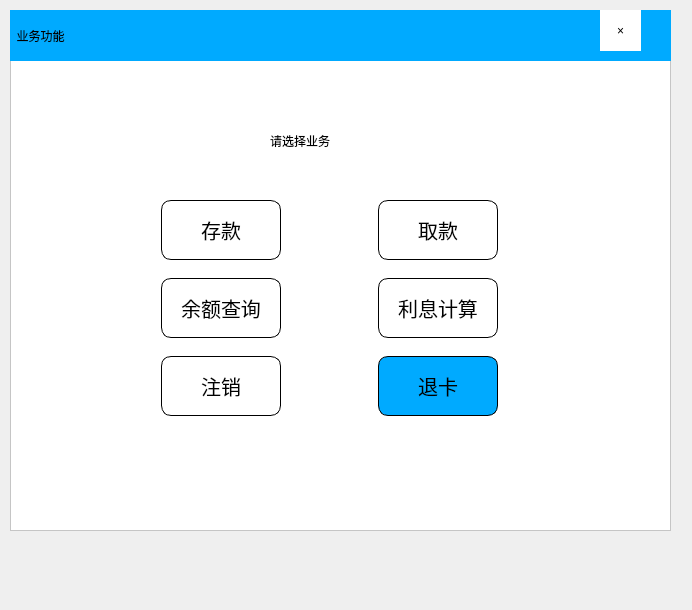
<?xml version="1.0" encoding="UTF-8"?>
<ui version="4.0">
 <class>Dialog</class>
 <widget class="QDialog" name="Dialog">
  <property name="geometry">
   <rect>
    <x>0</x>
    <y>0</y>
    <width>692</width>
    <height>610</height>
   </rect>
  </property>
  <property name="windowTitle">
   <string>Dialog</string>
  </property>
  <widget class="QFrame" name="frame">
   <property name="geometry">
    <rect>
     <x>10</x>
     <y>10</y>
     <width>661</width>
     <height>521</height>
    </rect>
   </property>
   <property name="styleSheet">
    <string notr="true">background-color: rgb(255, 255, 255);</string>
   </property>
   <property name="frameShape">
    <enum>QFrame::StyledPanel</enum>
   </property>
   <property name="frameShadow">
    <enum>QFrame::Raised</enum>
   </property>
   <widget class="QLabel" name="label">
    <property name="geometry">
     <rect>
      <x>0</x>
      <y>0</y>
      <width>661</width>
      <height>51</height>
     </rect>
    </property>
    <property name="styleSheet">
     <string notr="true">background-color: rgb(0, 170, 255);
font: 16pt &quot;黑体&quot;;</string>
    </property>
    <property name="text">
     <string>  业务功能</string>
    </property>
   </widget>
   <widget class="QWidget" name="gridWidget" native="true">
    <property name="geometry">
     <rect>
      <x>150</x>
      <y>130</y>
      <width>431</width>
      <height>291</height>
     </rect>
    </property>
    <property name="minimumSize">
     <size>
      <width>15</width>
      <height>15</height>
     </size>
    </property>
    <property name="styleSheet">
     <string notr="true">QPushButton{
font:20px;
border-radius:10px;
border:1px solid black;}</string>
    </property>
    <widget class="QPushButton" name="cunkuan">
     <property name="geometry">
      <rect>
       <x>1</x>
       <y>60</y>
       <width>120</width>
       <height>60</height>
      </rect>
     </property>
     <property name="minimumSize">
      <size>
       <width>120</width>
       <height>60</height>
      </size>
     </property>
     <property name="maximumSize">
      <size>
       <width>120</width>
       <height>60</height>
      </size>
     </property>
     <property name="text">
      <string>存款</string>
     </property>
    </widget>
    <widget class="QPushButton" name="chaxun">
     <property name="geometry">
      <rect>
       <x>1</x>
       <y>138</y>
       <width>120</width>
       <height>60</height>
      </rect>
     </property>
     <property name="minimumSize">
      <size>
       <width>120</width>
       <height>60</height>
      </size>
     </property>
     <property name="text">
      <string>余额查询</string>
     </property>
    </widget>
    <widget class="QPushButton" name="zhuxiao">
     <property name="geometry">
      <rect>
       <x>1</x>
       <y>216</y>
       <width>120</width>
       <height>60</height>
      </rect>
     </property>
     <property name="minimumSize">
      <size>
       <width>120</width>
       <height>60</height>
      </size>
     </property>
     <property name="text">
      <string>注销</string>
     </property>
    </widget>
    <widget class="QPushButton" name="qukuan">
     <property name="geometry">
      <rect>
       <x>218</x>
       <y>60</y>
       <width>120</width>
       <height>60</height>
      </rect>
     </property>
     <property name="minimumSize">
      <size>
       <width>120</width>
       <height>60</height>
      </size>
     </property>
     <property name="text">
      <string>取款</string>
     </property>
    </widget>
    <widget class="QPushButton" name="jisuan">
     <property name="geometry">
      <rect>
       <x>218</x>
       <y>138</y>
       <width>120</width>
       <height>60</height>
      </rect>
     </property>
     <property name="minimumSize">
      <size>
       <width>120</width>
       <height>60</height>
      </size>
     </property>
     <property name="text">
      <string>利息计算</string>
     </property>
    </widget>
    <widget class="QPushButton" name="tuika">
     <property name="geometry">
      <rect>
       <x>218</x>
       <y>216</y>
       <width>120</width>
       <height>60</height>
      </rect>
     </property>
     <property name="minimumSize">
      <size>
       <width>120</width>
       <height>60</height>
      </size>
     </property>
     <property name="styleSheet">
      <string notr="true">background-color: rgb(0, 170, 255);</string>
     </property>
     <property name="text">
      <string>退卡</string>
     </property>
    </widget>
   </widget>
   <widget class="QLabel" name="label_2">
    <property name="geometry">
     <rect>
      <x>260</x>
      <y>100</y>
      <width>141</width>
      <height>61</height>
     </rect>
    </property>
    <property name="styleSheet">
     <string notr="true">font: 25 14pt &quot;黑体&quot;;</string>
    </property>
    <property name="text">
     <string>请选择业务</string>
    </property>
   </widget>
   <widget class="QToolButton" name="close">
    <property name="geometry">
     <rect>
      <x>590</x>
      <y>0</y>
      <width>41</width>
      <height>41</height>
     </rect>
    </property>
    <property name="styleSheet">
     <string notr="true">border:none</string>
    </property>
    <property name="text">
     <string>×</string>
    </property>
   </widget>
   <zorder>gridWidget</zorder>
   <zorder>label</zorder>
   <zorder>label_2</zorder>
   <zorder>close</zorder>
  </widget>
 </widget>
 <resources/>
 <connections/>
</ui>
